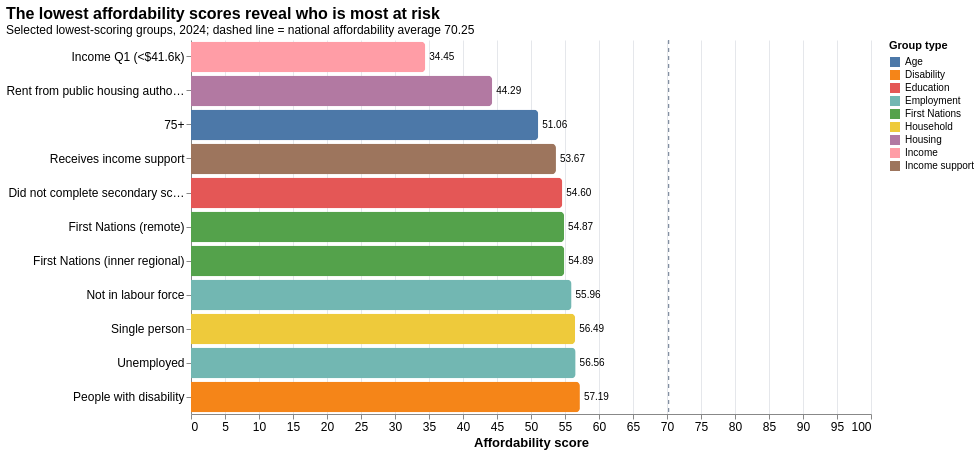

Here is the Vega-Lite specification saved for this chart:
### Vega-Lite specification from a JSON file in a GitHub repository (floating-point values rounded to 4 significant figures)
{"$schema": "https://vega.github.io/schema/vega-lite/v5.json", "description": "Lowest Affordability scores among groups, 2024.", "title": {"text": "The lowest affordability scores reveal who is most at risk", "subtitle": "Selected lowest-scoring groups, 2024; dashed line = national affordability average 70.25"}, "width": 680, "height": {"step": 34}, "data": {"values": [{"group": "Income Q1 (<$41.6k)", "category": "Income", "affordability": 34.45}, {"group": "Rent from public housing authority", "category": "Housing", "affordability": 44.29}, {"group": "75+", "category": "Age", "affordability": 51.06}, {"group": "Receives income support", "category": "Income support", "affordability": 53.67}, {"group": "Did not complete secondary school", "category": "Education", "affordability": 54.6}, {"group": "First Nations (remote)", "category": "First Nations", "affordability": 54.87}, {"group": "First Nations (inner regional)", "category": "First Nations", "affordability": 54.89}, {"group": "Not in labour force", "category": "Employment", "affordability": 55.96}, {"group": "Single person", "category": "Household", "affordability": 56.49}, {"group": "Unemployed", "category": "Employment", "affordability": 56.56}, {"group": "People with disability", "category": "Disability", "affordability": 57.19}]}, "layer": [{"data": {"values": [{"score": 70.25}]}, "mark": {"type": "rule", "strokeDash": [4, 4], "color": "#64748b"}, "encoding": {"x": {"field": "score", "type": "quantitative"}}}, {"mark": {"type": "bar", "cornerRadiusEnd": 4}, "encoding": {"x": {"field": "affordability", "type": "quantitative", "title": "Affordability score", "scale": {"domain": [0, 100]}}, "y": {"field": "group", "type": "nominal", "title": null, "sort": "x"}, "color": {"field": "category", "type": "nominal", "title": "Group type"}, "tooltip": [{"field": "group", "type": "nominal", "title": "Group"}, {"field": "category", "type": "nominal", "title": "Type"}, {"field": "affordability", "type": "quantitative", "title": "Affordability", "format": ".2f"}]}}, {"mark": {"type": "text", "align": "left", "dx": 4, "baseline": "middle", "fontSize": 10}, "encoding": {"x": {"field": "affordability", "type": "quantitative"}, "y": {"field": "group", "type": "nominal", "sort": "x"}, "text": {"field": "affordability", "type": "quantitative", "format": ".2f"}}}], "config": {"view": {"stroke": null}, "axis": {"labelFontSize": 12, "titleFontSize": 13, "gridColor": "#e5e7eb"}, "title": {"fontSize": 16, "subtitleFontSize": 12, "anchor": "start"}}}
